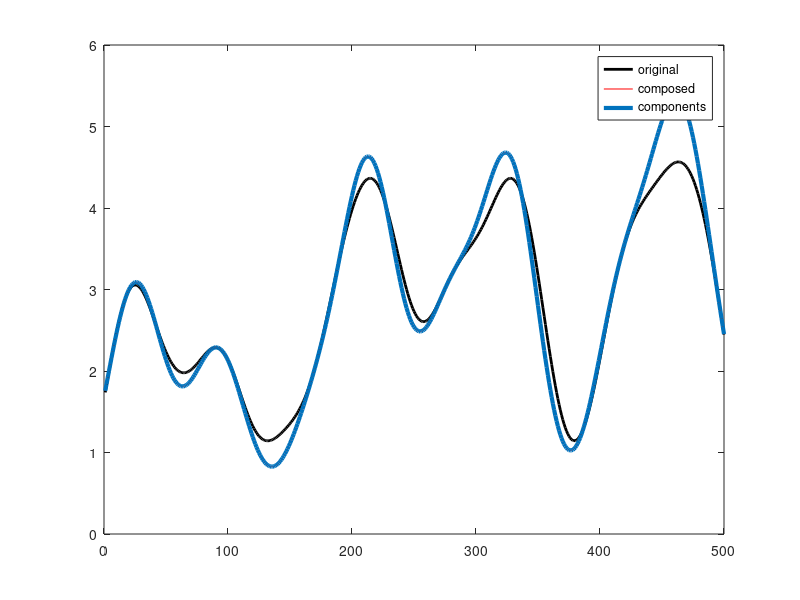

Recreate this plot in MATLAB.
function [AllPeakProps,BuildCurve,AllClusterProps, AllClusters]=peel_peaks_from_profile_plusclusters(PeaksCurve,Psf,showit,PeakMode)
%this function subtracts 1D Gaussians from a curve until a stop criterion
%is met. JacobKers 2016

%  AllPeakProps=[[AllPeakProps];...
%     [peakcount PeakVal Xpos Psf ThisSpotFraction(peakcount) CoveredFraction(peakcount) RelChange]];  

% Psf sets the width of Gaussians to peel off           
StopRelChange=0.03;     %0.01 means 1% of change in covered fraction
ChipIt=1;            %This is the fraction of the local maximum that ...                       %is used to build the gauss to be subtracted
MainPeakMinFract=0.20;   %this sets the treshold for 'main peaks'; the number of these (not the positions) 
%sets the number of clusters to be found by k-means clustering

                      
if nargin<4
    PeakMode='Periodic';  %'NonPeriodic';
    close all; 
    showit=1;
    Psf=23;                 %This sets the width of Gaussians to peel off  
    Pks=30;
    LL=500;
    xax=1:LL;
    PeaksCurve=0*xax;
    uxes=rand(1,Pks)*LL;
    sig=20;
    for ii=1:Pks
        ux=uxes(ii);
        PeaksCurve=PeaksCurve+OnePeak(xax,ux,sig);
    end
    %plot(xax,PeaksCurve);
end

stopit=0;
PeelCurve=PeaksCurve;
LL=length(PeaksCurve);
Xax=1:LL;


BuildCurve=0*PeaksCurve;
peakcount=0;
CoveredFraction=[];
AllPeakProps=[];


AllOnePeakCurves=[];
while ~stopit
    [PeakVal,Xpos]=max(PeelCurve);  
    dx=subpix_aroundzero(PeelCurve');
    Xpos=Xpos+dx;
    
    OnePeakCurve=ChipIt*PeakVal*OnePeak(Xax,Xpos,Psf);    
    PeelCurve=PeelCurve-OnePeakCurve;
    BuildCurve=BuildCurve+OnePeakCurve;
    peakcount=peakcount+1;
    AllOnePeakCurves(peakcount,:)=OnePeakCurve;
    CoveredFraction(peakcount)=sum(BuildCurve)/sum(PeaksCurve);
    ThisSpotFraction(peakcount)=sum(OnePeakCurve)/sum(PeaksCurve);
     
    if peakcount>1 %check progress
        RelChange=(CoveredFraction(peakcount)...
                  -CoveredFraction(peakcount-1))./...
                   CoveredFraction(peakcount);
               if (RelChange<StopRelChange) |(peakcount>50), stopit=1; end
    else
        RelChange=1;
    end    
    ResiduCurve=PeaksCurve-BuildCurve;    
    AllPeakProps=[[AllPeakProps];...
    [peakcount PeakVal Xpos Psf ThisSpotFraction(peakcount) CoveredFraction(peakcount) RelChange]];     
end

%we assume all signal goes in peaks: correction:
AllPeakProps(:,5)=AllPeakProps(:,5)/nansum(AllPeakProps(:,5));
AllPeakProps(:,6)=AllPeakProps(:,6)/(AllPeakProps(end,6));

%% 1) CLUSTER ANALYSIS: identify clusters among the main peaks. First,
%estimate a number of clusters by counting the 'main' peaks above a
%certain fraction of total content (say, 10%). 
%We find peaks by sequentially peeling off gaussians, which tends to keep
%such main peaks well separated. Then, we apply k-means
%clustering using this number. Once the clusters are identified, we can
%determine COM-position and content.
[vals,sortix]=sort(AllPeakProps(:,3));
SortPeakPosByX=AllPeakProps(sortix,:);
AllOnePeakCurvesSortByX=AllOnePeakCurves(sortix,:);
sel=find(SortPeakPosByX(:,5)>MainPeakMinFract);  %7% content peaks'

LS=max([length(sel) 1]);
Xpos=SortPeakPosByX(:,3);

[idx,C] = kmeans(Xpos,LS);
AllClusters=[];
AllClusterProps=[];
[~,LL]=size(AllOnePeakCurvesSortByX);
xax=1:LL;
for ii=1:LS
    sel2=find(idx==ii);
    if length(sel2)>1
        ThisCluster=sum(AllOnePeakCurvesSortByX(sel2,:));
    else
        ThisCluster=AllOnePeakCurvesSortByX(sel2,:);
    end
    AllClusters(ii,:)=ThisCluster;
    
    ClusterComPos=GetComposPeriodic(ThisCluster); 
    
    
    ClusterContent=sum(SortPeakPosByX(sel2,5));
    AllClusterProps(ii,:)=[ii ClusterComPos ClusterContent];
    %plot(AllClusters(ii,:)) ;
end
[~,idx]=sort(AllClusterProps(:,2));
AllClusterProps=AllClusterProps(idx,:);
AllClusterProps(:,1)=(1:LS)';
AllClusterProps(:,3)=AllClusterProps(:,3)/sum(AllClusterProps(:,3));
AllClusters=AllClusters(idx,:);
 


if showit|nargin<2
    figure;
    plot(PeaksCurve,'k-', 'LineWidth',2); hold on;
    plot(BuildCurve,'r-'); hold on;
    %plot(ResiduCurve,'k-'); hold on;
     %AllSpotProps=[peakcount PeakVal Xpos  Psf ThisSpotFraction(peakcount) CoveredFraction(peakcount) RelChange]];  
    [Pks,~]=size(AllPeakProps);
   
%      for ii=1:Pks
%          Ux=AllPeakProps(ii,3);
%          PeakVal=AllPeakProps(ii,2);
%          OnePeakCurve=PeakVal*OnePeak(Xax,Ux,Psf,PeakMode);
%          plot(OnePeakCurve); hold on;
%      end        
     plot(AllClusters', 'LineWidth',3); hold on;
     legend('original','composed', 'components');
     pause(0.5);
     %PeakVal=AllPeakProps(:,2);
     %PeakPos=AllPeakProps(:,3);
     %stem(PeakPos,PeakVal,'go','MarkerSize',8,'MarkerFaceColor','g');
     %stem(C,0*C+max(PeaksCurve),'ko','MarkerSize',8,'MarkerFaceColor','k');
       [~]=ginput(1);
       close(gcf);
end

%AllPeakProps=Eval_Peakprops(PeaksCurve,AllPeakProps,PeakMode);

function AllPeakProps=Eval_Peakprops(PeaksCurve,AllPeakProps,PeakMode)
%This function sums up some general outcomes of the cluster analysis
%output is summarized in an extra column, that allocates each component to a single 'main'cluster

%AllSpotProps=[peakcount PeakVal Xpos  Psf ThisSpotFraction(peakcount) CoveredFraction(peakcount) RelChange]];  
    LL=length(PeaksCurve);
    [LA,cc]=size(AllPeakProps);
    Psf=AllPeakProps(1,4);
    AllPeakProps(:,end+1)=zeros(LA,1);  %add 'cluster label' column
    
% identify (pre-sorted) main peaks
    Fraction=AllPeakProps(:,5);
    sel=find(Fraction>0.05);
    LS=length(sel);
    AllPeakProps(sel(1),end)=1;  %first cluster
    for jj=1:LS
        thisidx=sel(jj); 
        notself=(sel~=thisidx);
        notallocated=AllPeakProps(sel,end)==0;
        sel2=find(notself&notallocated);
        otheridxes=(sel(sel2));
        xi=AllPeakProps(thisidx,3);
        otherxes=AllPeakProps(otheridxes,3);
        dists=abs(otherxes-xi);
        if PeakMode=='Periodic'
            sel3=find(dists>LL);
            dists(sel3)=abs(LL-dists(sel3));
        end
        sel=find(dists)<2*Psf;    
        AllPeakProps(sel(jj),end)=jj;
    end
 
 function ClusterComPos=GetComposPeriodic(ThisCluster);
    LL=length(ThisCluster);
    [~,idx]=max(ThisCluster);
    xax=(1:LL)-idx+LL/2;  %peak in middle
    sel=find(xax>LL); xax(sel)=xax(sel)-LL;  %~shift
    sel=find(xax<1); xax(sel)=xax(sel)+LL;  %~shift
    %plot(xax,ThisCluster);      [~]=ginput(1); close(gcf);  
    ClusterComPos=sum(xax.*ThisCluster)/sum(ThisCluster)-LL/2+idx;
    %Need to make this periodic! (by centering on max, then correcting)
    

function PP= OnePeak(x,ux,s)
%This is the equation for a normalized1D gaussian peak value one
PP =exp (-(x-ux).^2./(2*s.^2));

function  x=subpix_aroundzero(prfx);
     %3-point subpixel fit
     xax=[-1:1:1]'; [~,mxi]=max(prfx);
     lpr=length(prfx);
     idxes=mxi-1:1:mxi+1;
     sel=find(idxes<1); idxes(sel)=idxes(sel)+lpr;
     sel=find(idxes>lpr); idxes(sel)=idxes(sel)-lpr;
     prfx=prfx(idxes);   %peak parabols with edge transfer     
     prms=polyfit(xax,prfx,2); x=-prms(2)/(2*prms(1));
     
